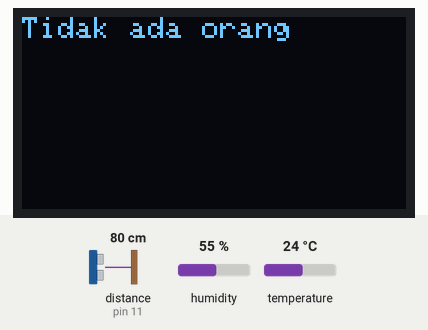
Recording of a sketch running on a simulated Arduino Uno, built with avr-gcc and run on an emulated ATmega328P. On the bench: 128×64 one-colour display. Wiring (inferred from the names in the program): ultrasonic range finder: trigger pin 12; echo pin 11. Inputs (shaded band) come from the test bench; at power-on: distance to the obstacle (sensor on pin 11) 80 cm, temperature 24 °C, humidity 55 %. The echo pulse lasts 58.3 µs per cm; what the sketch prints to the serial monitor is not drawn.

Above: at 1.2 s.
1.3 s: distance to the obstacle (sensor on pin 11) set to 12 cm
4.0 s: distance to the obstacle (sensor on pin 11) set to 9 cm
At 5.0 s:
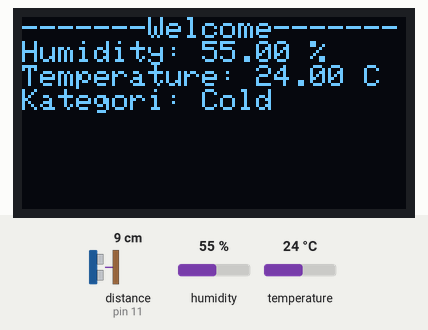
6.7 s: distance to the obstacle (sensor on pin 11) set to 18 cm
At 8.8 s:
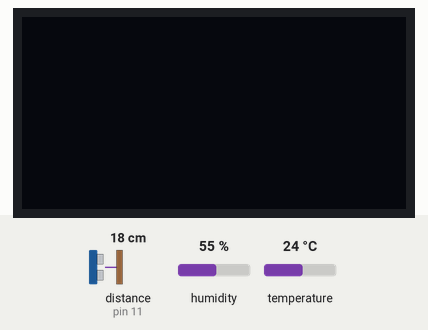
11.7 s: distance to the obstacle (sensor on pin 11) set to 2 cm
At 12.7 s:
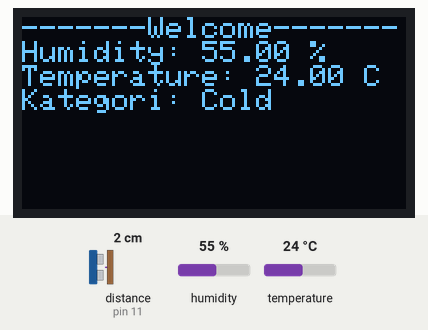
14.4 s: temperature set to 28 °C
At 17.6 s:
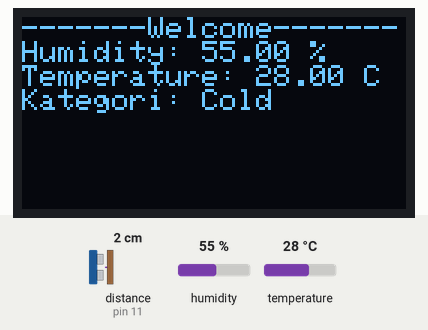
17.9 s: temperature set to 31 °C
At 19.0 s:
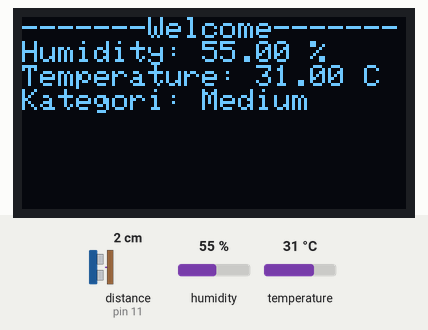
Timing chart, 0 to 20.9 s (numbered marks = the images above; inputs shaded):
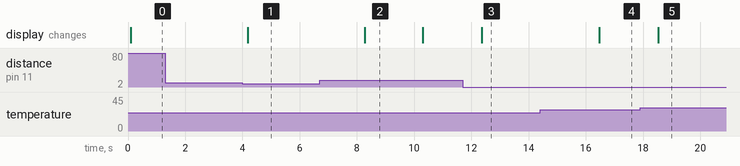

Measured:
- the behaviour switches between 11 and 10 cm on distance to the obstacle (sensor on pin 11) (found by bisection; images 0 and 1)
- the behaviour switches between 29 and 30 °C on temperature (found by bisection; images 4 and 5)
- after the input at 1.3 s, every drawn part: stays the same
- after the input at 4.0 s, the display: changes after 0.18 s (image 1)
- after the input at 6.7 s, the display: changes after 1.6 s (image 2)
- after the input at 11.7 s, the display: changes after 0.66 s (image 3)
- after the input at 14.4 s, the display: changes after 2.1 s (image 4)
- after the input at 17.9 s, the display: changes after 0.63 s (image 5)

The sketch:

hscr041.ino
```cpp
#include <Wire.h>
#include <Adafruit_GFX.h>
#include <Adafruit_SSD1306.h>
#include <Adafruit_I2CDevice.h>
#include <DHT.h>

/***********************************
+==================================+
|DHT11                             |
|VCC   = 5V                        |
|GND   = GND                       |
|Data  = pin 2                     |
+----------------------------------+
|HC-SR04                           |
|VCC   = 5V                        |
|GND   = GND                       |
|Trig  = pin 12                    |
|Echo  = pin 11                    |
+----------------------------------+
|OLED Display                      |
|VCC   = 5V                        |
|GND   = GND                       |
|SCL   = A5 (SCL)                  |
|SDA   = A4 (SDA)                  |
+==================================+
***********************************/

// Mendefinisi ukuran layar OLED
#define SCREEN_WIDTH 128
#define SCREEN_HEIGHT 64
#define OLED_RESET -1 // OLED I2C menggunakan address 0x3C
Adafruit_SSD1306 display(SCREEN_WIDTH, SCREEN_HEIGHT, &Wire, OLED_RESET);

// Definisi DHT11 sensor pada pin
#define DHTPIN 2       // Pin 2 untuk mengkoneksikan data untuk modul DHT
#define DHTTYPE DHT11  // Tipe modul = DHT 11
DHT dht(DHTPIN, DHTTYPE);

// Definisi HC-SR04 sensor
#define TRIGPIN 12      // Pin 12 koneksi > Trig
#define ECHOPIN 11      // Pin 11 koneksi > Echo

// Jarak threshold untuk mendeteksi kehadiran dalam 0.5 m
#define THRESHOLD_DISTANCE 10

// Timing variables
unsigned long lastDetectionTime = 0;
const unsigned long detectionTimeout = 100; //
bool oledOn = false;

void setup() {
  Serial.begin(9600);

  // Inisialisasi sensor DHT11
  dht.begin();

  // Inisialisasi OLED display
  if(!display.begin(SSD1306_SWITCHCAPVCC, 0x3C)) {
    Serial.println(F("Alokasi SSD1306 GAGAL"));
    for(;;); // Berhenti disini jika OLED gagal diinisialisasi
  }
  display.clearDisplay();
  display.display();
  Serial.println(F("OLED initialized successfully"));

  // Inisialisasi sensor HC-SR04
  pinMode(TRIGPIN, OUTPUT);
  pinMode(ECHOPIN, INPUT);
}

void loop() {
  // Jarak untuk HC-SR04
  long distance = getDistance();
  Serial.print(F("Measured distance: "));
  Serial.println(distance);

  if (distance < THRESHOLD_DISTANCE) {
    // Temperatur dan kelembaban dari DHT11
    float humidity = dht.readHumidity();
    float temperature = dht.readTemperature();

    // Memeriksa jika modul tidak terbaca/gagal maka akan dicoba lagi
    if (isnan(humidity) || isnan(temperature)) {
      Serial.println(F("Gagal membaca dari sensor DHT!"));
      return;
    }

    /*
    +============================================+
    |               FUZZY LOGIC                  |
    +============================================+
    */
    String temperatureCategory = applyFuzzyLogic(temperature);

    // Output: hasil yang akan di display ke layar OLED
    displayResults(humidity, temperature, temperatureCategory, distance);

    // Update the last detection time
    lastDetectionTime = millis();
    oledOn = true;
  } else {
    if (millis() - lastDetectionTime > detectionTimeout && oledOn) {
      // Turn off the OLED display if no detection for 1 second
      display.clearDisplay();
      display.display();
      oledOn = false;
    } else if (!oledOn) {
      // Display a message if OLED is off
      display.clearDisplay();
      display.setCursor(0, 0);
      display.println(F("Tidak ada orang"));
      display.display();
    }
  }

  delay(2000); // Delay
}

long getDistance() {
  digitalWrite(TRIGPIN, LOW);
  delayMicroseconds(2);
  digitalWrite(TRIGPIN, HIGH);
  delayMicroseconds(10);
  digitalWrite(TRIGPIN, LOW);
  long duration = pulseIn(ECHOPIN, HIGH);

  long distance = (duration / 2) / 29.1;
  return distance;
}

String applyFuzzyLogic(float temperature) {
  float cold = 0.0;
  float medium = 0.0;
  float hot = 0.0;

  // Menghitung nilai keanggotaan untuk variabel dingin (Cold)
  if (temperature <= 29) {
    cold = 1.0;
  } else if (temperature > 29 && temperature < 29.5) {
    cold = (29.5 - temperature) / 0.5;
  } else {
    cold = 0.0;
  }

  // Menghitung nilai keanggotaan untuk variabel medium temperatur
  if (temperature >= 29.5 && temperature <= 30.5) {
    medium = (temperature - 29.5) / 1.0;
  } else if (temperature > 30.5 && temperature <= 32) {
    medium = (32 - temperature) / 1.5;
  } else {
    medium = 0.0;
  }

  // Menghitung nilai keanggotaan variabel temperatur panas (Hot)
  if (temperature >= 32) {
    hot = 1.0;
  } else if (temperature > 31.5 && temperature <= 32) {
    hot = (temperature - 31.5) / 0.5;
  } else {
    hot = 0.0;
  }

  // Menentukan kategori dengan nilai keanggotaan tertinggi
  if (cold > medium && cold > hot) {
    return "Cold";
  } else if (medium > cold && medium > hot) {
    return "Medium";
  } else if (hot > cold && hot > medium) {
    return "Hot";
  } else {
    return "Uncertain";
  }
}

void displayResults(float humidity, float temperature, String temperatureCategory, long distance) {
  display.clearDisplay();
  display.setTextSize(1);
  display.setTextColor(SSD1306_WHITE);
  display.setCursor(0, 0);

  display.println(F("-------Welcome-------"));
  display.print(F("Humidity: "));
  display.print(humidity);
  display.println(F(" %"));

  display.print(F("Temperature: "));
  display.print(temperature);
  display.println(F(" C"));

  display.print(F("Kategori: "));
  display.println(temperatureCategory);
/***
  display.print(F("Distance: "));
  display.print(distance);
  display.println(F(" cm"));
*///
  display.display();
}
```
